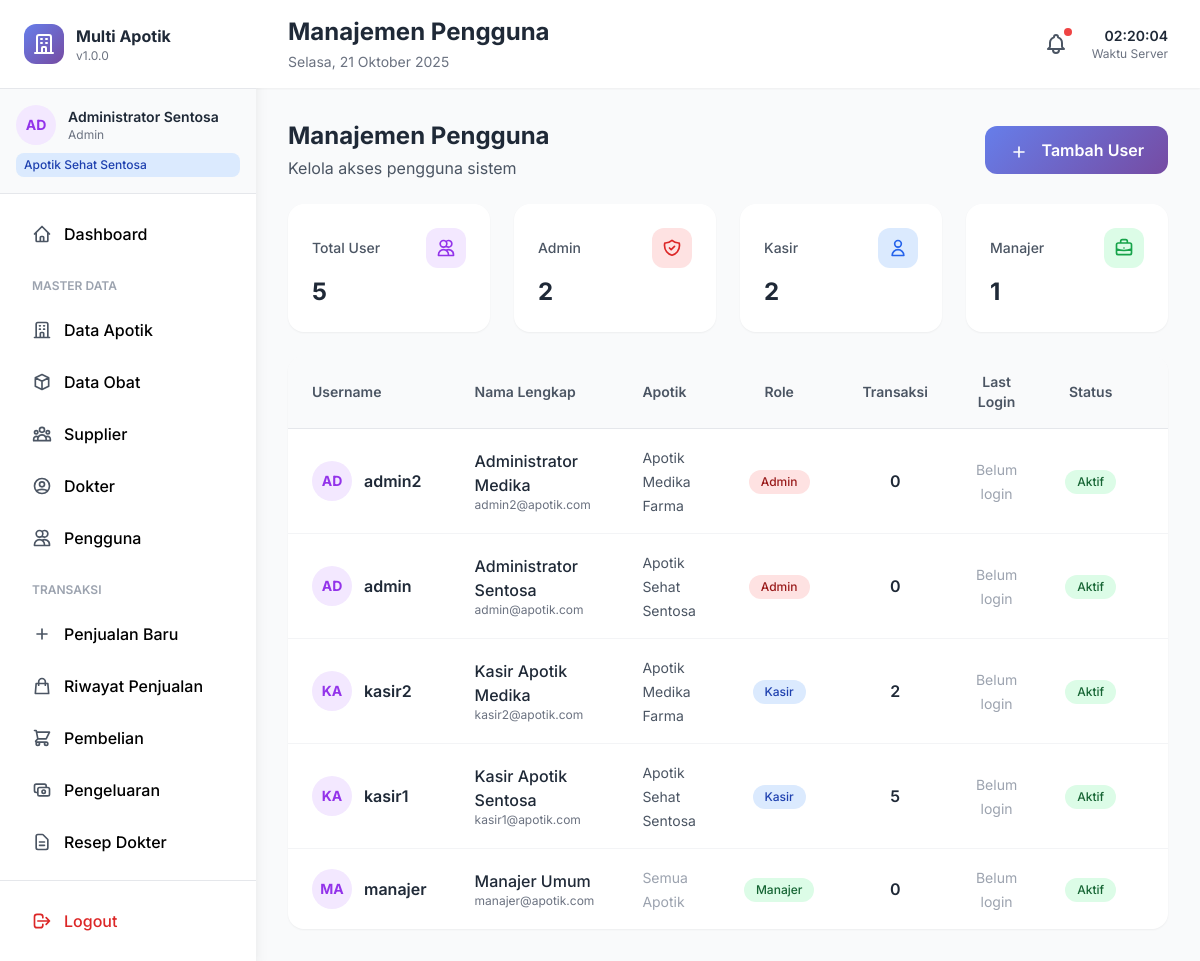
Screenshot of /users/index.php (signed in) with the database file from the repository.
### tables this page shows
CREATE TABLE users (
    id_user INT PRIMARY KEY AUTO_INCREMENT,
    id_apotik INT,
    username VARCHAR(50) UNIQUE NOT NULL,
    password VARCHAR(255) NOT NULL,
    nama_lengkap VARCHAR(100) NOT NULL,
    role ENUM('admin', 'kasir', 'manajer') NOT NULL,
    no_telp VARCHAR(20),
    email VARCHAR(100),
    foto_profile VARCHAR(255),
    status ENUM('aktif', 'nonaktif') DEFAULT 'aktif',
    last_login TIMESTAMP NULL,
    created_at TIMESTAMP DEFAULT CURRENT_TIMESTAMP,
    updated_at TIMESTAMP DEFAULT CURRENT_TIMESTAMP ON UPDATE CURRENT_TIMESTAMP,
    FOREIGN KEY (id_apotik) REFERENCES apotik(id_apotik) ON DELETE SET NULL
);

CREATE TABLE apotik (
    id_apotik INT PRIMARY KEY AUTO_INCREMENT,
    kode_apotik VARCHAR(20) UNIQUE NOT NULL,
    nama_apotik VARCHAR(100) NOT NULL,
    alamat TEXT,
    no_telp VARCHAR(20),
    email VARCHAR(100),
    status ENUM('aktif', 'nonaktif') DEFAULT 'aktif',
    created_at TIMESTAMP DEFAULT CURRENT_TIMESTAMP,
    updated_at TIMESTAMP DEFAULT CURRENT_TIMESTAMP ON UPDATE CURRENT_TIMESTAMP
);

### users/index.php (the view, shortened to what the rows shown need)
<?php
require_once '../config.php';
$db = db();
$query = "SELECT u.*, a.nama_apotik,
          (SELECT COUNT(*) FROM penjualan WHERE id_user = u.id_user) as total_transaksi,
          (SELECT MAX(tanggal_penjualan) FROM penjualan WHERE id_user = u.id_user) as transaksi_terakhir
          FROM users u
          LEFT JOIN apotik a ON u.id_apotik = a.id_apotik
          ORDER BY u.role, u.nama_lengkap";
$userList = $db->query($query);
$userList->data_seek(0);
$userList->data_seek(0);
$pageTitle = 'Manajemen Pengguna';
include '../includes/header.php';
?>
<div class="space-y-6">
    <div class="flex items-center justify-between">
        <div>
            <h2 class="text-2xl font-bold text-gray-800">Manajemen Pengguna</h2>
        </div>
    </div>
    <div class="grid grid-cols-1 md:grid-cols-4 gap-6">
        <div class="bg-white rounded-2xl p-6 shadow-sm">
            <div class="flex items-center justify-between mb-2">
                <h3 class="text-sm text-gray-600 font-medium">Total User</h3>
                <div class="w-10 h-10 bg-purple-100 rounded-xl flex items-center justify-center">
                </div>
            </div>
            <p class="text-2xl font-bold text-gray-800"><?= number_format($userList->num_rows) ?></p>
        </div>
    </div>
    <div class="bg-white rounded-2xl shadow-sm overflow-hidden">
        <div class="overflow-x-auto">
            <table class="w-full">
                <thead class="bg-gray-50 border-b border-gray-200">
                    <tr>
                        <th class="text-left py-4 px-6 text-sm font-semibold text-gray-600">Username</th>
                        <th class="text-left py-4 px-6 text-sm font-semibold text-gray-600">Nama Lengkap</th>
                        <th class="text-left py-4 px-6 text-sm font-semibold text-gray-600">Apotik</th>
                        <th class="text-center py-4 px-6 text-sm font-semibold text-gray-600">Role</th>
                        <th class="text-center py-4 px-6 text-sm font-semibold text-gray-600">Transaksi</th>
                        <th class="text-center py-4 px-6 text-sm font-semibold text-gray-600">Last Login</th>
                        <th class="text-center py-4 px-6 text-sm font-semibold text-gray-600">Status</th>
                        <th class="text-center py-4 px-6 text-sm font-semibold text-gray-600">Aksi</th>
                    </tr>
                </thead>
                <tbody class="divide-y divide-gray-100">
                    <?php
                    $userList->data_seek(0);
                    while ($u = $userList->fetch_assoc()):
                        $role_colors = [
                            'admin' => 'bg-red-100 text-red-800',
                            'kasir' => 'bg-blue-100 text-blue-800',
                            'manajer' => 'bg-green-100 text-green-800'
                        ];
                    ?>
                    <tr class="hover:bg-gray-50">
                        <td class="py-4 px-6">
                            <div class="flex items-center space-x-3">
                                <div class="w-10 h-10 bg-purple-100 rounded-full flex items-center justify-center">
                                    <span class="text-purple-600 font-bold text-sm">
                                        <?= strtoupper(substr($u['nama_lengkap'], 0, 2)) ?>
                                    </span>
                                </div>
                                <span class="font-semibold text-gray-800"><?= htmlspecialchars($u['username']) ?></span>
                            </div>
                        </td>
                        <td class="py-4 px-6">
                            <div>
                                <p class="font-medium text-gray-800"><?= htmlspecialchars($u['nama_lengkap']) ?></p>
                                <?php if ($u['email']): ?>
                                <p class="text-xs text-gray-500"><?= htmlspecialchars($u['email']) ?></p>
                                <?php endif; ?>
                            </div>
                        </td>
                        <td class="py-4 px-6">
                            <span class="text-sm text-gray-600"><?= $u['nama_apotik'] ? htmlspecialchars($u['nama_apotik']) : '<span class="text-gray-400">Semua Apotik</span>' ?></span>
                        </td>
                        <td class="py-4 px-6 text-center">
                            <span class="inline-flex items-center px-3 py-1 rounded-full text-xs font-medium <?= $role_colors[$u['role']] ?>">
                                <?= ucfirst($u['role']) ?>
                            </span>
                        </td>
                        <td class="py-4 px-6 text-center">
                            <span class="font-semibold text-gray-800"><?= number_format($u['total_transaksi']) ?></span>
                        </td>
                        <td class="py-4 px-6 text-center">
                            <?php if ($u['last_login']): ?>
                            <span class="text-sm text-gray-600"><?= formatTanggalWaktu($u['last_login'], 'd/m/y H:i') ?></span>
                            <?php else: ?>
                            <span class="text-sm text-gray-400">Belum login</span>
                            <?php endif; ?>
                        </td>
                        <td class="py-4 px-6 text-center">
                            <span class="inline-flex items-center px-3 py-1 rounded-full text-xs font-medium <?= $u['status'] === 'aktif' ? 'bg-green-100 text-green-800' : 'bg-gray-100 text-gray-800' ?>">
                                <?= ucfirst($u['status']) ?>
                            </span>
                        </td>
                        <td class="py-4 px-6">
                            <div class="flex items-center justify-center space-x-2">
                                <a href="edit.php?id=<?= $u['id_user'] ?>"
                                   class="p-2 text-blue-600 hover:bg-blue-50 rounded-lg transition-all"
                                   title="Edit">
                                </a>
                            </div>
                        </td>
                    </tr>
                    <?php endwhile; ?>
                </tbody>
            </table>
        </div>
    </div>
</div>
<?php include '../includes/footer.php'; ?>

### includes/header.php (shortened to what the rows shown need)
<?php
$user = getUserData();
?>
<!DOCTYPE html>
<html lang="id">
<head>
    <script src="https://cdn.tailwindcss.com"></script>
</head>
<body class="bg-gray-50">
    <div class="flex h-screen overflow-hidden">
        <aside class="w-64 bg-white shadow-lg flex-shrink-0 no-print">
            <div class="h-full flex flex-col">
                <div class="p-6 border-b border-gray-200">
                    <div class="flex items-center space-x-3">
                        <div>
                            <h2 class="font-bold text-gray-800"><?= APP_NAME ?></h2>
                        </div>
                    </div>
                </div>
                <div class="p-4 border-b border-gray-200 bg-gray-50">
                    <div class="flex items-center space-x-3">
                        <div class="w-10 h-10 bg-purple-100 rounded-full flex items-center justify-center">
                            <span class="text-purple-600 font-bold text-sm">
                                <?= strtoupper(substr($user['nama'], 0, 2)) ?>
                            </span>
                        </div>
                        <div class="flex-1 min-w-0">
                            <p class="text-sm font-semibold text-gray-800 truncate"><?= htmlspecialchars($user['nama']) ?></p>
                            <p class="text-xs text-gray-500"><?= ucfirst($user['role']) ?></p>
                        </div>
                    </div>
                    <?php if ($user['nama_apotik']): ?>
                    <div class="mt-2 px-2 py-1 bg-blue-100 rounded-lg">
                        <p class="text-xs text-blue-800 font-medium truncate"><?= htmlspecialchars($user['nama_apotik']) ?></p>
                    </div>
                    <?php endif; ?>
                </div>
            </div>
        </aside>
        <div class="flex-1 flex flex-col overflow-hidden">
            <header class="bg-white shadow-sm px-8 py-4 no-print">
                <div class="flex items-center justify-between">
                    <div>
                        <h1 class="text-2xl font-bold text-gray-800"><?= $pageTitle ?? 'Dashboard' ?></h1>
                    </div>
                </div>
            </header>
            <main class="flex-1 overflow-y-auto p-8">

### rows the page displays
users: nama_lengkap "AD", nama_lengkap "Administrator Sentosa", role "Admin", username "admin", email "admin@apotik.com", id_apotik.nama_apotik "Apotik Sehat Sentosa", total_transaksi "0", shows "Belum login", status "Aktif"
apotik: nama_apotik "Apotik Sehat Sentosa"
users: id_user "5", nama_lengkap "MA", username "manajer", nama_lengkap "Manajer Umum", email "manajer@apotik.com", shows "Semua Apotik", role "Manajer", total_transaksi "0", shows "Belum login", status "Aktif"
users: nama_lengkap "AD", username "admin2", nama_lengkap "Administrator Medika", email "admin2@apotik.com", id_apotik.nama_apotik "Apotik Medika Farma", role "Admin", total_transaksi "0", shows "Belum login", status "Aktif"
users: nama_lengkap "KA", username "kasir2", nama_lengkap "Kasir Apotik Medika", email "kasir2@apotik.com", id_apotik.nama_apotik "Apotik Medika Farma", role "Kasir", total_transaksi "2", shows "Belum login", status "Aktif"
users: nama_lengkap "KA", username "kasir1", nama_lengkap "Kasir Apotik Sentosa", email "kasir1@apotik.com", id_apotik.nama_apotik "Apotik Sehat Sentosa", role "Kasir", total_transaksi "5", shows "Belum login", status "Aktif"

### other values shown
APP_NAME "Multi Apotik"
APP_VERSION "1.0.0"
$pageTitle "Manajemen Pengguna"
$count_admin "2"
$count_kasir "2"
$count_manajer "1"
